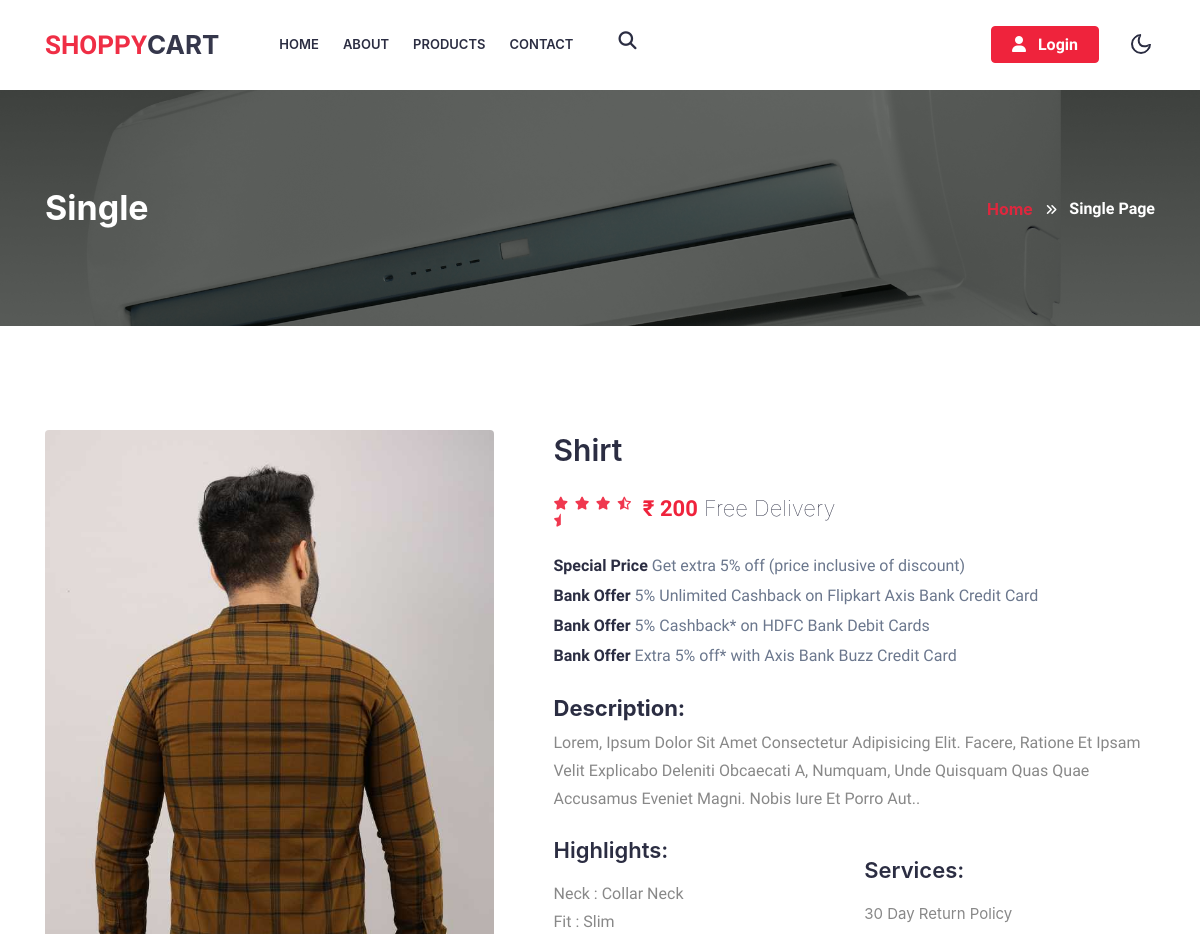
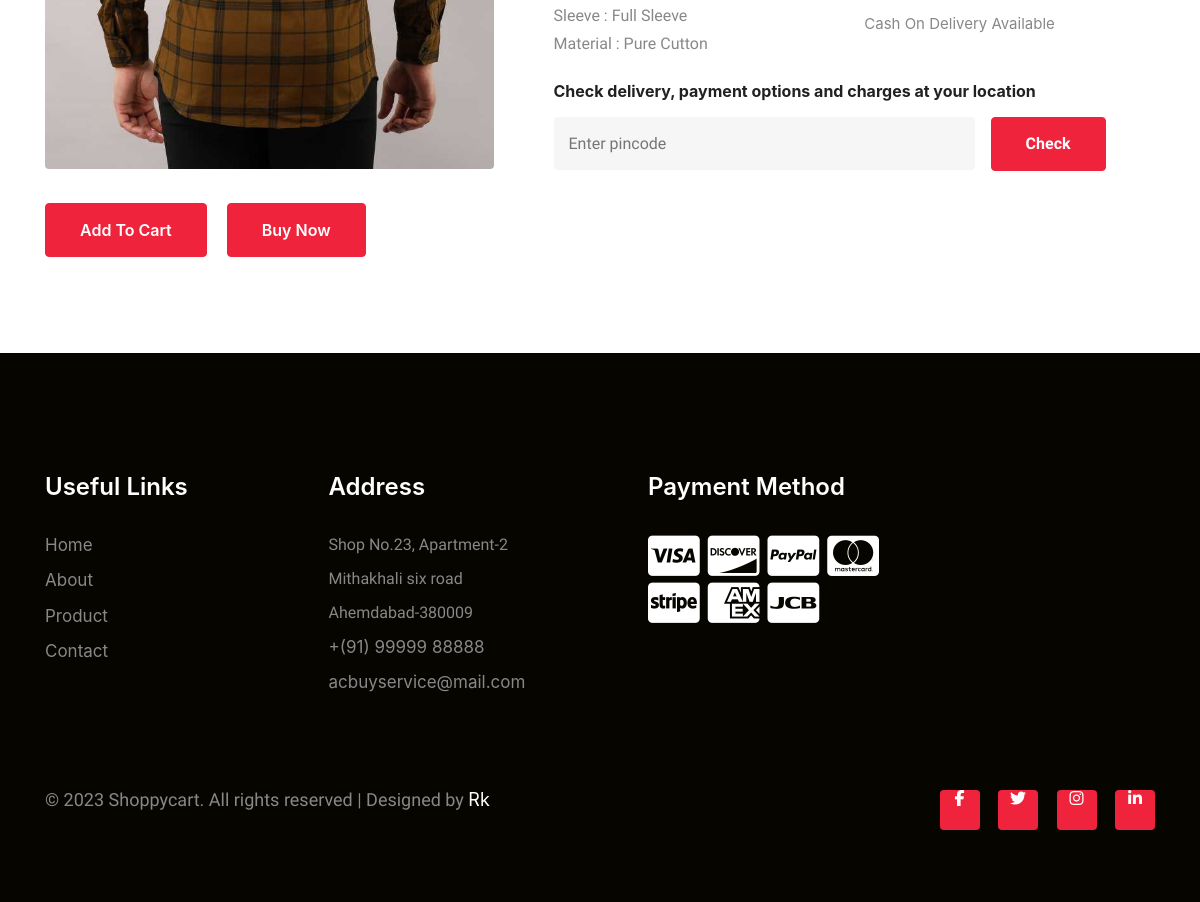
Page /shop/product-single/1/ on the committed database (2 pictures, top to bottom).
### shop/models.py (models this page shows, shortened)
class product(models.Model):
    product_id = models.AutoField(primary_key=True)
    product_name = models.CharField(max_length=50)
    category = models.CharField(max_length=50, default="")
    subcategory = models.CharField(max_length=50, default="")
    price = models.IntegerField(default=0)
    desc = models.CharField(max_length=300)
    pub_date = models.DateField()
    image = models.ImageField(upload_to='static/images', default="")

### shop/views.py (the view)
# urls.py: path('product-single/<int:pid>/', views.productsingle,name='productsingle'),
def productsingle(request,pid):
    productsingle = product.objects.filter(product_id=pid)
    data = {
        'productsingle':productsingle
    }
    return render(request, 'product-single.html',data)

### shop/templates/product-single.html (shortened to what this page needs)
{% include 'header.html' %}
<!doctype html>
<html lang="en">
<head>
    <link rel="stylesheet" href="/static/css/style-liberty.css">
</head>
<body>
<body><link rel="stylesheet" href="../../../../../../assests/css/font-awesome.min.css">
    <section class="w3mid-gap"></section>
    <div class="inner-banner py-5">
        <section class="w3l-breadcrumb text-left py-sm-5 ">
            <div class="container">
                <div class="w3breadcrumb-gids">
                    <div class="w3breadcrumb-left text-left">
                        <h2 class="inner-w3-title">
                            Single </h2>
                    </div>
                    <div class="w3breadcrumb-right">
                        <ul class="breadcrumbs-custom-path">
                            <li><a href="index.html">Home</a></li>
                            <li class="active"><span class="fas fa-angle-double-right mx-2"></span> Single Page</li>
                        </ul>
                    </div>
                </div>
            </div>
        </section>
    </div>
    <section class="w3l-ecommerce-main">
        <div class="ecom-contenthny w3l-ecommerce-main-inn py-5">
            <div class="container py-lg-5">
                {% for i in productsingle %}
                <div class="sp-store-single-page row">
                    <div class="col-lg-5 single-right-left">
                        <div class="flexslider1">
                            <li data-thumb="assets/images/cart1.jpg">
                                <div class="thumb-image"> <img src="{{i.image.url}}" data-imagezoom="true" class="img-fluid radius-image" alt=" "> </div>
                            </li>
                        </div>
                        <div class="eco-buttons mt-5 d-flex">
                            {% if user.is_authenticated %}
                            <div class="shopv single-item">
                                <form action="{% url 'add_to_cart' i.product_id %}" method="post">
                                    {% csrf_token %}
                                    {% comment %} <input type="hidden" name="cmd" value="_cart">
                                    <input type="hidden" name="add" value="1">
                                    <input type="hidden" name="shopv_item" value="Cotton Flared Kurta">
                                    <input type="hidden" name="amount" value="599.99"> {% endcomment %}
                                    {% comment %} {% if user.is_authenticated %} {% endcomment %}
                                    <button type="submit" class="shopv-cart pshopv-cart add-to-cart btn btn-style btn-primary">
                                        Add to Cart
                                    </button>
                                    {% comment %} {% else %} {% endcomment %}
                                </form>
                            </div>
                            <div class="buyhny-now"> <a href="{% url 'buy_now' i.product_id %}"class="btn btn-style btn-primary">Buy Now </a></div>
                            {% else %}
                            <a href="{% url 'login' %}" class="btn btn-style btn-primary">Add to Cart</a>
                            <div class="buyhny-now"> <a href="{% url 'login' %}"class="btn btn-style btn-primary">Buy Now </a></div>
                            {% endif %}
                        </div>
                    </div>
                    <div class="col-lg-7 single-right-left ps-lg-5">
                        <h3>{{i.product_name}}
                        </h3>
                        <div class="caption">
                            <ul class="rating-single">
                                <li>
                                    <a href="#">
                                        <span class="fa fa-star yellow-star" aria-hidden="true"></span>
                                    </a>
                                </li>
                                <li>
                                    <a href="#">
                                        <span class="fa fa-star yellow-star" aria-hidden="true"></span>
                                    </a>
                                </li>
                                <li>
                                    <a href="#">
                                        <span class="fa fa-star yellow-star" aria-hidden="true"></span>
                                    </a>
                                </li>
                                <li>
                                    <a href="#">
                                        <span class="fa fa-star-half-o yellow-star" aria-hidden="true"></span>
                                    </a>
                                </li>
                                <li>
                                    <a href="#">
                                        <span class="fa fa-star-half yellow-star" aria-hidden="true"></span>
                                    </a>
                                </li>
                            </ul>
                            <h6>
                                <span class="item_price">₹ {{i.price}}</span>
                                Free Delivery
                            </h6>
                        </div>
                        <div class="desc_single my-4">
                            <ul class="emi-views">
                                <li><span>Special Price</span> Get extra 5% off (price inclusive of discount)</li>
                                <li><span>Bank Offer</span> 5% Unlimited Cashback on Flipkart Axis Bank Credit Card</li>
                                <li><span>Bank Offer</span> 5% Cashback* on HDFC Bank Debit Cards</li>
                                <li><span>Bank Offer</span> Extra 5% off* with Axis Bank Buzz Credit Card</li>
                            </ul>
                        </div>
                        <div class="desc_single mb-4">
                            <h5>Description:</h5>
                            <p>Lorem, ipsum dolor sit amet consectetur adipisicing elit. Facere, ratione et ipsam velit
                                explicabo deleniti obcaecati a, numquam, unde quisquam quas quae accusamus eveniet magni.
                                Nobis iure et porro aut..</p>
                        </div>
                        <div class="description-apt d-grid mb-4">
                            <div class="occasional">
                                <h5 class="sp_title mb-3">Highlights:</h5>
                                <ul class="single_specific">
                                    <li>
                                        Neck : Collar Neck</li>
                                    <li>
                                        Fit : Slim</li>
                                    <li> Sleeve : Full Sleeve
                                    </li>
                                    <li> Material : Pure Cutton</li>
                                </ul>
                            </div>
                            <div class="color-quality">
                                <h5 class="sp_title">Services:</h5>
                                <ul class="single_serv">
                                    <li>
                                        <a href="#">30 Day Return Policy</a>
                                    </li>
                                    <li class="gap">
                                        <a href="#">Cash on Delivery available</a>
                                    </li>
                                </ul>
                            </div>
                        </div>
                        <div class="description mb-4">
                            <h5>Check delivery, payment options and charges at your location</h5>
                            <form action="#" class="d-flex" method="post">
                                <input type="text" placeholder="Enter pincode" required>
                                <button class="submit btn btn-style btn-primary ms-3" type="submit">Check</button>
                            </form>
                        </div>
                    </div>
                </div>
                {% endfor %}
            </div>
        </div>
    </section>
{% include 'footer.html' %}
</body>
</html>

### shop/templates/product-single.html (style rules this page uses)
* { box-sizing: border-box; font-family: -apple-system, BlinkMacSystemFont, "Segoe UI", Roboto, Oxygen-Sans, Ubuntu, Cantarell, "Helvetica Neue", sans-serif; }

### rows in the picture
product: image (picture), product_name "Shirt", price "200"
